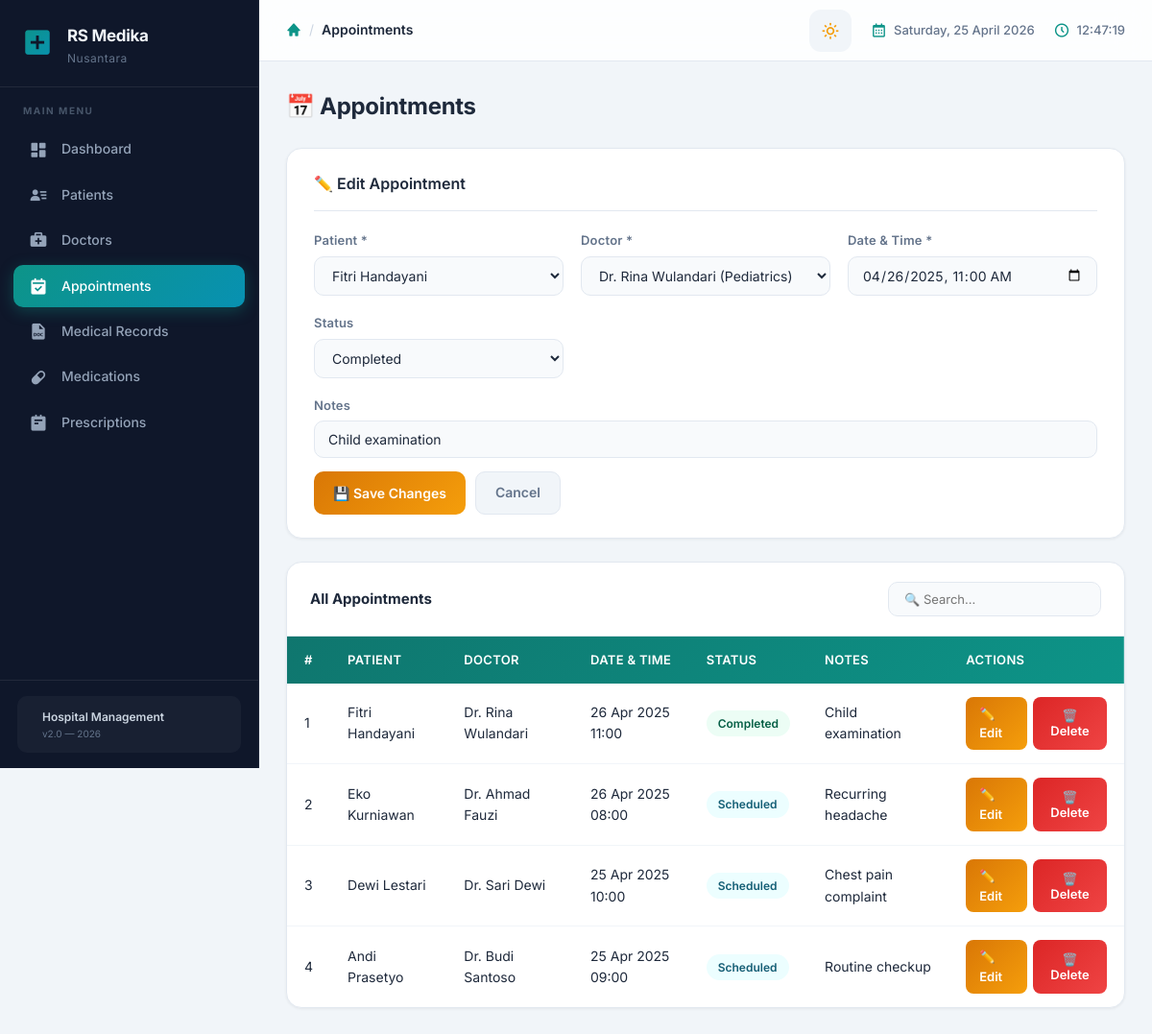
Screenshot of /hospital_db/index.php?page=appointments&edit=4 with the database file from the repository.
### tables this page shows
CREATE TABLE IF NOT EXISTS appointments (
    appointment_id  INT AUTO_INCREMENT PRIMARY KEY,
    patient_id      INT NOT NULL,
    doctor_id       INT NOT NULL,
    appointment_date DATETIME NOT NULL,
    status          ENUM('Scheduled','Completed','Cancelled') DEFAULT 'Scheduled',
    notes           TEXT,
    created_at      TIMESTAMP DEFAULT CURRENT_TIMESTAMP,
    FOREIGN KEY (patient_id) REFERENCES patients(patient_id) ON DELETE CASCADE,
    FOREIGN KEY (doctor_id)  REFERENCES doctors(doctor_id)  ON DELETE CASCADE
);

CREATE TABLE IF NOT EXISTS patients (
    patient_id  INT AUTO_INCREMENT PRIMARY KEY,
    name        VARCHAR(100) NOT NULL,
    gender      ENUM('Male','Female') NOT NULL,
    birth_date  DATE NOT NULL,
    address     TEXT,
    phone       VARCHAR(20),
    created_at  TIMESTAMP DEFAULT CURRENT_TIMESTAMP
);

CREATE TABLE IF NOT EXISTS doctors (
    doctor_id   INT AUTO_INCREMENT PRIMARY KEY,
    name        VARCHAR(100) NOT NULL,
    specialization VARCHAR(100) NOT NULL,
    phone       VARCHAR(20),
    email       VARCHAR(100),
    created_at  TIMESTAMP DEFAULT CURRENT_TIMESTAMP
);

### hospital_db/pages/appointments.php (the view, shortened to what this page needs)
<?php
$editData = null;
if (isset($_GET['edit'])) {
    $id = (int)$_GET['edit'];
    $res = mysqli_query($conn, "SELECT * FROM appointments WHERE appointment_id=$id");
    $editData = mysqli_fetch_assoc($res);
}
$appts    = mysqli_query($conn, "
    SELECT a.*, p.name AS patient_name, d.name AS doctor_name
    FROM appointments a
    JOIN patients p ON a.patient_id = p.patient_id
    JOIN doctors  d ON a.doctor_id  = d.doctor_id
    ORDER BY a.appointment_date DESC
");
?>
<div class="page-header">
    <h2>📅 Appointments</h2>
</div>
<div class="card">
    <h3><?= $editData ? '✏️ Edit Appointment' : '➕ Add Appointment' ?></h3>
    <form method="POST" action="index.php?page=appointments<?= $editData ? '&edit='.$editData['appointment_id'] : '' ?>">
        <div class="form-grid">
            <div class="form-group">
                <label>Patient *</label>
                <select name="patient_id" required>
                    <?php
                    $plist = mysqli_query($conn, "SELECT patient_id, name FROM patients ORDER BY name");
                    while ($p = mysqli_fetch_assoc($plist)):
                        $sel = ($editData['patient_id'] ?? 0) == $p['patient_id'] ? 'selected' : '';
                    ?>
                        <option value="<?= $p['patient_id'] ?>" <?= $sel ?>><?= htmlspecialchars($p['name']) ?></option>
                    <?php endwhile; ?>
                </select>
            </div>
            <div class="form-group">
                <label>Doctor *</label>
                <select name="doctor_id" required>
                    <?php
                    $dlist = mysqli_query($conn, "SELECT doctor_id, name, specialization FROM doctors ORDER BY name");
                    while ($d = mysqli_fetch_assoc($dlist)):
                        $sel = ($editData['doctor_id'] ?? 0) == $d['doctor_id'] ? 'selected' : '';
                    ?>
                        <option value="<?= $d['doctor_id'] ?>" <?= $sel ?>><?= htmlspecialchars($d['name']) ?> (<?= $d['specialization'] ?>)</option>
                    <?php endwhile; ?>
                </select>
            </div>
            <div class="form-group">
                <label>Date & Time *</label>
                <input type="datetime-local" name="appointment_date"
                    value="<?= $editData ? date('Y-m-d\TH:i', strtotime($editData['appointment_date'])) : '' ?>" required>
            </div>
            <div class="form-group">
                <label>Status</label>
                <select name="status">
                    <?php foreach (['Scheduled','Completed','Cancelled'] as $s): ?>
                        <option value="<?= $s ?>" <?= ($editData['status'] ?? 'Scheduled') === $s ? 'selected' : '' ?>><?= $s ?></option>
                    <?php endforeach; ?>
                </select>
            </div>
            <div class="form-group" style="grid-column: 1 / -1">
                <label>Notes</label>
                <input type="text" name="notes" value="<?= htmlspecialchars($editData['notes'] ?? '') ?>">
            </div>
        </div>
        <div class="form-actions" style="margin-top:14px">
            <?php if ($editData): ?>
                <button type="submit" name="edit_appt" class="btn btn-warning">💾 Save Changes</button>
                <a href="index.php?page=appointments" class="btn btn-secondary">Cancel</a>
            <?php else: ?>
                <button type="submit" name="add_appt" class="btn btn-primary">➕ Add Appointment</button>
            <?php endif; ?>
        </div>
    </form>
</div>
<div class="table-container">
    <div class="table-top">
        <strong>All Appointments</strong>
        <input type="text" id="searchAppt" placeholder="🔍 Search..." oninput="searchTable('searchAppt','apptTable')">
    </div>
    <table id="apptTable">
        <thead>
            <tr><th>#</th><th>Patient</th><th>Doctor</th><th>Date & Time</th><th>Status</th><th>Notes</th><th>Actions</th></tr>
        </thead>
        <tbody>
        <?php
        $no = 1;
        $badges = ['Scheduled'=>'badge-info','Completed'=>'badge-success','Cancelled'=>'badge-danger'];
        while ($row = mysqli_fetch_assoc($appts)):
        ?>
            <tr>
                <td><?= $no++ ?></td>
                <td><?= htmlspecialchars($row['patient_name']) ?></td>
                <td><?= htmlspecialchars($row['doctor_name']) ?></td>
                <td><?= date('d M Y H:i', strtotime($row['appointment_date'])) ?></td>
                <td><span class="badge <?= $badges[$row['status']] ?? 'badge-info' ?>"><?= $row['status'] ?></span></td>
                <td><?= htmlspecialchars($row['notes'] ?: '-') ?></td>
                <td>
                    <div class="action-btns">
                        <a href="index.php?page=appointments&edit=<?= $row['appointment_id'] ?>" class="btn btn-warning btn-sm">✏️ Edit</a>
                        <button class="btn btn-danger btn-sm"
                            onclick="confirmDelete('index.php?page=appointments&delete=<?= $row['appointment_id'] ?>','appointment for <?= addslashes($row['patient_name']) ?>')">
                            🗑️ Delete
                        </button>
                    </div>
                </td>
            </tr>
        <?php endwhile; ?>
        </tbody>
    </table>
</div>

### rows the page displays
appointments: appointment_date "04/26/2025 11:00", status "Completed", notes "Child examination", patient.name "Fitri Handayani", doctor.name "Dr. Rina Wulandari", appointment_date "26 Apr 2025 11:00"
appointments: patient.name "Eko Kurniawan", doctor.name "Dr. Ahmad Fauzi", appointment_date "26 Apr 2025 08:00", status "Scheduled", notes "Recurring headache"
appointments: patient.name "Dewi Lestari", doctor.name "Dr. Sari Dewi", appointment_date "25 Apr 2025 10:00", status "Scheduled", notes "Chest pain complaint"
appointments: patient.name "Andi Prasetyo", doctor.name "Dr. Budi Santoso", appointment_date "25 Apr 2025 09:00", status "Scheduled", notes "Routine checkup"

### other values shown
$item['label'] "Dashboard"
$item['label'] "Patients"
$item['label'] "Doctors"
$item['label'] "Appointments"
$item['label'] "Medical Records"
$item['label'] "Medications"
$item['label'] "Prescriptions"
$pageTitles[$page] "Appointments"
form field patient_id "Fitri Handayani"
form field doctor_id "Dr. Rina Wulandari (Pediatrics)"
